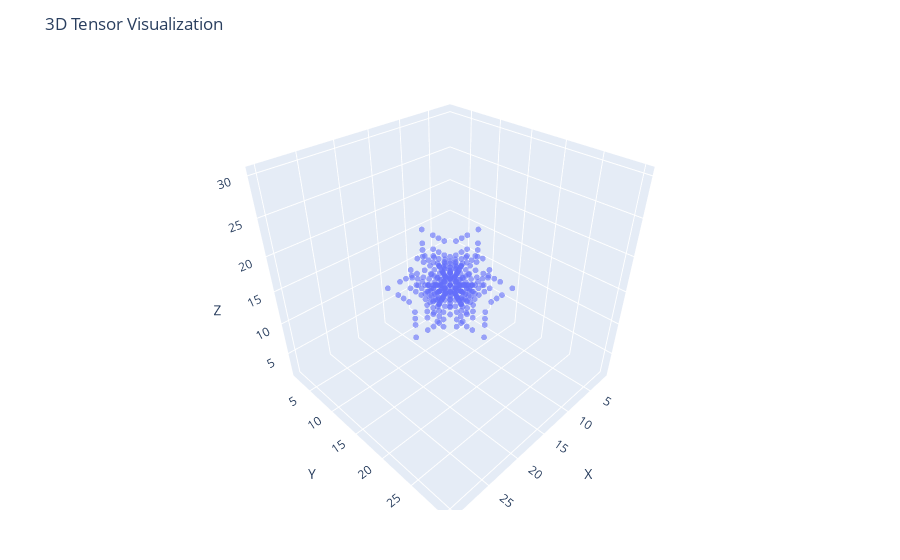

Notebook source saved alongside this figure:
### Code cell
curve = toCurveTensor(hypgraph_ten)
plotTensor(curve.tensor)

### Figure 1 — Plotly figure (JSON) as saved in the notebook; plotly's stock layout.template omitted (floating-point values rounded to 4 significant figures; data arrays with more than 128 entries replaced by an {"elided": "..."} marker saying what was removed)
{"data": [{"marker": {"opacity": 0.6, "size": 2}, "mode": "markers", "type": "scatter3d", "x": {"elided": "353 int values"}, "y": {"elided": "353 int values"}, "z": {"elided": "353 int values"}}], "layout": {"margin": {"b": 50, "l": 50, "r": 50, "t": 60}, "scene": {"aspectmode": "cube", "xaxis": {"range": [1, 31], "title": "X"}, "yaxis": {"range": [1, 31], "title": "Y"}, "zaxis": {"range": [1, 31], "title": "Z"}}, "title": "3D Tensor Visualization"}}
